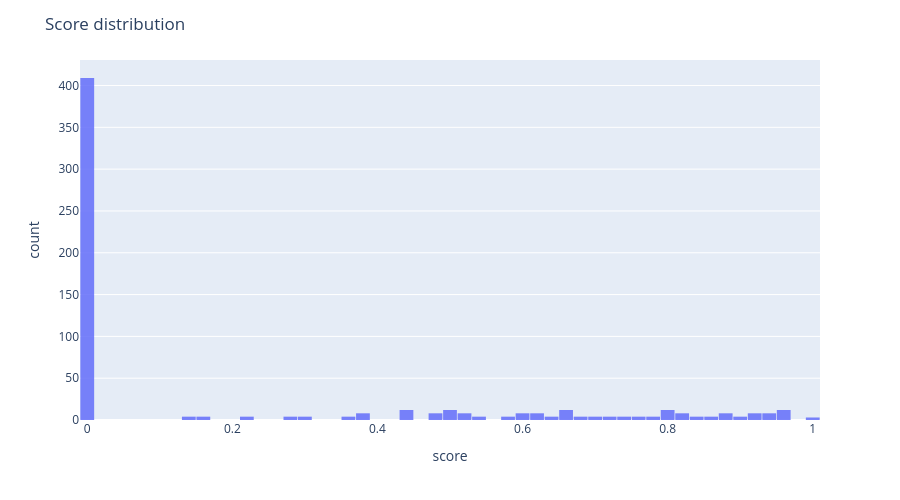

Notebook code for this chart:
### Markdown cell above
## C11. Histogram

### Code cell
# C11 — Histogram of score distribution

fig = px.histogram(
    summary,
    x="score",
    nbins=50,
    labels={"score": "score"},
    opacity=0.85,
)

fig.update_layout(
    width=900,
    height=500,
    title="Score distribution",
    bargap=0.05
)

fig.show()

### Figure 1 — Plotly figure (JSON) as saved in the notebook; plotly's stock layout.template omitted (floating-point values rounded to 4 significant figures; data arrays with more than 128 entries replaced by an {"elided": "..."} marker saying what was removed)
{"data": [{"bingroup": "x", "hovertemplate": "score=%{x}<br>count=%{y}<extra></extra>", "legendgroup": "", "marker": {"color": "#636efa", "opacity": 0.85, "pattern": {"shape": ""}}, "name": "", "nbinsx": 50, "orientation": "v", "showlegend": false, "type": "histogram", "x": {"elided": "616 float values"}, "xaxis": "x", "yaxis": "y"}], "layout": {"bargap": 0.05, "barmode": "relative", "height": 500, "legend": {"tracegroupgap": 0}, "margin": {"t": 60}, "title": {"text": "Score distribution"}, "width": 900, "xaxis": {"anchor": "y", "domain": [0, 1], "title": {"text": "score"}}, "yaxis": {"anchor": "x", "domain": [0, 1], "title": {"text": "count"}}}}
